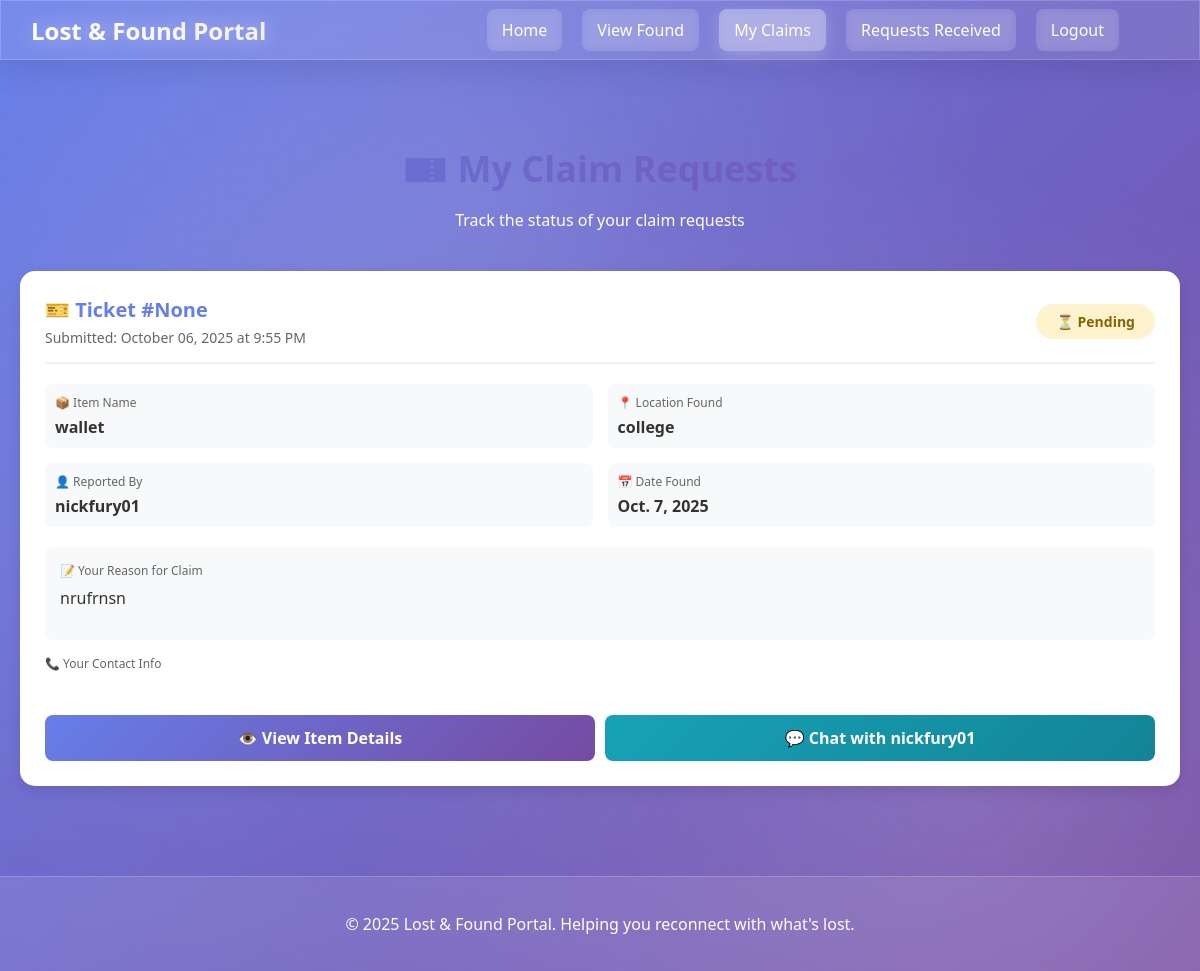
Screenshot of /my-claims/ (signed in) with the database file from the repository.
### found_app/models.py (models this page shows, shortened)
class ClaimRequest(models.Model):
    STATUS_CHOICES = [
        ('pending', 'Pending'),
        ('approved', 'Approved'),
        ('rejected', 'Rejected'),
    ]
    item = models.ForeignKey(FoundItem, on_delete=models.CASCADE, related_name='claim_requests')
    claimant = models.ForeignKey(User, on_delete=models.CASCADE, related_name='my_claims')
    reason = models.TextField()  # Why they think it's their item
    contact_info = models.CharField(max_length=255)  # Phone or additional contact
    status = models.CharField(max_length=20, choices=STATUS_CHOICES, default='pending')
    ticket_number = models.CharField(max_length=20, unique=True, null=True, blank=True)  # Unique ticket ID
    created_at = models.DateTimeField(auto_now_add=True)
    updated_at = models.DateTimeField(auto_now=True)

class FoundItem(models.Model):
    CATEGORY_CHOICES = [
        ('electronics', 'Electronics'),
        ('documents', 'Documents'),
        ('clothing', 'Clothing'),
        ('other', 'Other'),
    ]
    user = models.ForeignKey(User, on_delete=models.CASCADE)  # Link to the User model
    item_name = models.CharField(max_length=255)  # Name of the lost item
    description = models.TextField()  # Description of the item
    category = models.CharField(
        max_length=20,
        choices=CATEGORY_CHOICES,  # Predefined choices for category
        default='other',  # Default category
    )
    date_found = models.DateField()  # Date when the item was lost
    location = models.CharField(max_length=255)  # Where the item was lost
    image = models.ImageField(upload_to='lost_items/', blank=True, null=True)  # Optional image field
    is_claimed = models.BooleanField(default=False)  # Track if item is claimed
    claimed_by = models.ForeignKey(User, on_delete=models.SET_NULL, null=True, blank=True, related_name='claimed_items')  # Who claimed it
    class Meta:
        db_table="Found_item"

### found_app/views.py (the view)
# urls.py: path('my-claims/', v.my_claims, name='my_claims'),
@login_required
def my_claims(request):
    claims = ClaimRequest.objects.filter(claimant=request.user).order_by('-created_at')
    return render(request, 'my_claims.html', {'claims': claims})

### found_app/templates/my_claims.html (shortened to what this page needs)
{% load static %}
<!DOCTYPE html>
<html lang="en">
<head>
    <link rel="stylesheet" href="{% static 'css/home.css' %}">
</head>
<body>
    <header class="navbar">
        <div class="logo">Lost & Found Portal</div>
        <nav class="links">
            <a href="{% url 'home' %}">Home</a>
            <a href="{% url 'view_found' %}">View Found</a>
            <a href="{% url 'my_claims' %}" class="active">My Claims</a>
            <a href="{% url 'claim_requests_received' %}">Requests Received</a>
            <a href="{% url 'logout' %}">Logout</a>
        </nav>
    </header>
    <div class="claims-container">
        <div class="claims-header">
            <h1>🎫 My Claim Requests</h1>
            <p>Track the status of your claim requests</p>
        </div>
        {% if claims %}
            {% for claim in claims %}
            <div class="claim-card">
                <div class="ticket-header">
                    <div>
                        <div class="ticket-number">🎫 Ticket #{{ claim.ticket_number }}</div>
                        <div style="font-size: 14px; color: #666; margin-top: 5px;">
                            Submitted: {{ claim.created_at|date:"F d, Y \a\t g:i A" }}
                        </div>
                    </div>
                    <div class="status-badge status-{{ claim.status }}">
                        {% if claim.status == 'pending' %}⏳ Pending
                        {% elif claim.status == 'approved' %}✅ Approved
                        {% elif claim.status == 'rejected' %}❌ Rejected
                        {% endif %}
                    </div>
                </div>
                <div class="claim-details">
                    <div class="detail-item">
                        <div class="detail-label">📦 Item Name</div>
                        <div class="detail-value">{{ claim.item.item_name }}</div>
                    </div>
                    <div class="detail-item">
                        <div class="detail-label">📍 Location Found</div>
                        <div class="detail-value">{{ claim.item.location }}</div>
                    </div>
                    <div class="detail-item">
                        <div class="detail-label">👤 Reported By</div>
                        <div class="detail-value">{{ claim.item.user.username }}</div>
                    </div>
                    <div class="detail-item">
                        <div class="detail-label">📅 Date Found</div>
                        <div class="detail-value">{{ claim.item.date_found }}</div>
                    </div>
                </div>
                <div class="claim-reason">
                    <div class="detail-label">📝 Your Reason for Claim</div>
                    <p style="margin-top: 8px; color: #333;">{{ claim.reason }}</p>
                </div>
                <div style="margin-bottom: 15px;">
                    <div class="detail-label">📞 Your Contact Info</div>
                    <p style="margin-top: 5px; font-weight: 600;">{{ claim.contact_info }}</p>
                </div>
                <div class="claim-actions">
                    <a href="{% url 'item_detail' claim.item.id %}" class="action-btn btn-view">
                        👁️ View Item Details
                    </a>
                    <a href="{% url 'chat_with_user' claim.item.user.username %}" class="action-btn btn-chat">
                        💬 Chat with {{ claim.item.user.username }}
                    </a>
                </div>
            </div>
            {% endfor %}
        {% endif %}
    </div>
    <footer class="footer">
        <p>&copy; 2025 Lost & Found Portal. Helping you reconnect with what's lost.</p>
    </footer>
</body>
</html>

### accounts/static/css/home.css (style rules this page uses)
body { font-family: 'Segoe UI', Tahoma, Geneva, Verdana, sans-serif; margin: 0; padding: 0; background: linear-gradient(135deg, #667eea 0%, #764ba2 100%); background-attachment: fixed; color: #fff; min-height: 100vh; }
body::before { content: ''; position: fixed; width: 100%; height: 100%; background-image: radial-gradient(circle at 20% 50%, rgba(255, 255, 255, 0.1) 0%, transparent 50%), radial-gradient(circle at 80% 80%, rgba(255, 255, 255, 0.15) 0%, transparent 50%), radial-gradient(circle at 40% 20%, rgba(255, 255, 255, 0.1) 0%, transparent 50%); animation: moveBackground 20s ease-in-out infinite; z-index: -1; }
header { display: flex; justify-content: space-between; align-items: center; background: rgba(255, 255, 255, 0.1); backdrop-filter: blur(10px); -webkit-backdrop-filter: blur(10px); border: 1px solid rgba(255, 255, 255, 0.18); padding: 15px 30px; color: white; position: fixed; top: 0; left: 0; width: 100%; z-index: 1000; height: 60px; box-sizing: border-box; box-shadow: 0 8px 32px rgba(0, 0, 0, 0.1); }
.logo { font-size: 24px; font-weight: bold; text-shadow: 0 0 20px rgba(255, 255, 255, 0.5); background: linear-gradient(45deg, #fff, #f0f0f0); -webkit-background-clip: text; -webkit-text-fill-color: transparent; background-clip: text; }
.links { display: flex; gap: 20px; margin-right: 50px; }
.links a { color: white; text-decoration: none; font-size: 16px; padding: 10px 15px; border-radius: 8px; transition: all 0.3s ease-in-out; position: relative; white-space: nowrap; background: rgba(255, 255, 255, 0.1); backdrop-filter: blur(5px); }
nav a.active { background: rgba(255, 255, 255, 0.3); box-shadow: 0 5px 15px rgba(255, 255, 255, 0.2); }
footer { background: rgba(255, 255, 255, 0.1); backdrop-filter: blur(10px); -webkit-backdrop-filter: blur(10px); border-top: 1px solid rgba(255, 255, 255, 0.18); color: white; text-align: center; padding: 20px; margin-top: 40px; }
html, body { overflow-x: hidden; }

### found_app/templates/my_claims.html (style rules this page uses)
.claims-container { max-width: 1200px; margin: 100px auto 50px; padding: 20px; }
.claims-header { text-align: center; margin-bottom: 40px; }
.claims-header h1 { font-size: 36px; background: linear-gradient(135deg, #667eea 0%, #764ba2 100%); -webkit-background-clip: text; -webkit-text-fill-color: transparent; margin-bottom: 10px; }
.claim-card { background: white; border-radius: 15px; padding: 25px; margin-bottom: 20px; box-shadow: 0 5px 15px rgba(0, 0, 0, 0.1); transition: transform 0.3s; }
.ticket-header { display: flex; justify-content: space-between; align-items: center; margin-bottom: 20px; padding-bottom: 15px; border-bottom: 2px solid #f0f0f0; }
.ticket-number { font-size: 20px; font-weight: 700; color: #667eea; }
.status-badge { padding: 8px 20px; border-radius: 20px; font-weight: 600; font-size: 14px; }
.status-pending { background: #fff3cd; color: #856404; }
.claim-details { display: grid; grid-template-columns: 1fr 1fr; gap: 15px; margin-bottom: 20px; }
.detail-item { padding: 10px; background: #f8f9fa; border-radius: 8px; }
.detail-label { font-size: 12px; color: #666; margin-bottom: 5px; }
.detail-value { font-size: 16px; font-weight: 600; color: #333; }
.claim-reason { background: #f8f9fa; padding: 15px; border-radius: 8px; margin-bottom: 15px; }
.claim-actions { display: flex; gap: 10px; }
.action-btn { flex: 1; padding: 12px; border: none; border-radius: 8px; font-weight: 600; cursor: pointer; text-decoration: none; text-align: center; transition: transform 0.2s; }
.btn-chat { background: linear-gradient(135deg, #17a2b8 0%, #138496 100%); color: white; }
.btn-view { background: linear-gradient(135deg, #667eea 0%, #764ba2 100%); color: white; }

### rows the page displays
ClaimRequest: ticket_number "None", created_at "October 06, 2025 at 9:55 PM", status "⏳ Pending", item.item_name "wallet", item.location "college", item.user.username "nickfury01", item.date_found "Oct. 7, 2025", reason "nrufrnsn"
